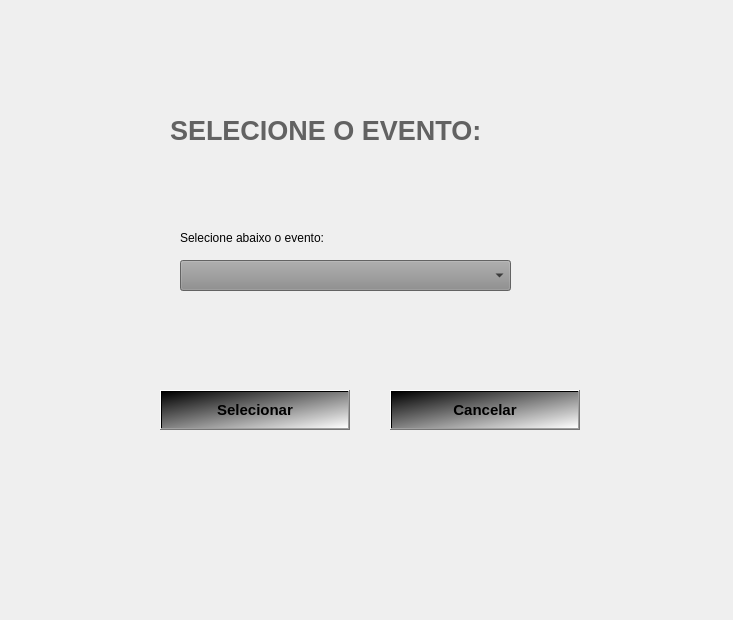
<?xml version="1.0" encoding="UTF-8"?>
<ui version="4.0">
 <class>Form</class>
 <widget class="QWidget" name="Form">
  <property name="geometry">
   <rect>
    <x>0</x>
    <y>0</y>
    <width>733</width>
    <height>620</height>
   </rect>
  </property>
  <property name="windowTitle">
   <string>Form</string>
  </property>
  <widget class="QWidget" name="widget" native="true">
   <property name="enabled">
    <bool>true</bool>
   </property>
   <property name="geometry">
    <rect>
     <x>70</x>
     <y>60</y>
     <width>581</width>
     <height>461</height>
    </rect>
   </property>
   <property name="mouseTracking">
    <bool>true</bool>
   </property>
   <property name="focusPolicy">
    <enum>Qt::NoFocus</enum>
   </property>
   <property name="autoFillBackground">
    <bool>false</bool>
   </property>
   <property name="styleSheet">
    <string notr="true">background-color: rgb(255, 255, 255);

QPushButton#pushButton{
background-color: qlineargradient(spread:pad, x1:0, y1:0.505682, x2:1, y2:0.477, stop:0 rgba(236, 141, 26, 219), stop: 1 rgba(160, 96, 18, 180));
color:rgba(255,255,255,210);
border-radius:5px;
}

QPushButton#pushButton_2, #pushButton_3, #pushButton_4, #pushButton_5{
background-color: rgba(0,0,0,0);
color: rgba(85,98,112,255);
}


QPushButton#pushButton_2:hover,#pushButton_3:hover, #pushButton_4:hover, #pushButton_5:hover {
color: rgba(131,96,53,255);
}


QPushButton#pushButton_2:pressed, #pushButton_3:pressed, #pushButton_4:pressed, #pushButton_5:pressed{
padding-left: 5px;
padding-top:5px;
background-color:rgba(0,0,0,0);
}

QPushButton#pushButton:hover{
background-color: qlineargradient(spread:pad, x1:0, y1:0.505682, x2:1, y2:0.477, stop:0 rgba(0, 71, 135, 219), stop: 1 rgba(85, 81, 84, 226));
}

QPushButton#pushButton:pressed{
padding-left:5px;
padding-top:5px;
background-color: rgba(150, 123, 111, 255)
}
</string>
   </property>
   <widget class="QLabel" name="label_4">
    <property name="geometry">
     <rect>
      <x>100</x>
      <y>50</y>
      <width>411</width>
      <height>40</height>
     </rect>
    </property>
    <property name="font">
     <font>
      <pointsize>20</pointsize>
      <weight>75</weight>
      <bold>true</bold>
     </font>
    </property>
    <property name="styleSheet">
     <string notr="true">color:rgba(0, 0, 0, 150)</string>
    </property>
    <property name="text">
     <string>SELECIONE O EVENTO:</string>
    </property>
   </widget>
   <widget class="QPushButton" name="pushButton_2">
    <property name="geometry">
     <rect>
      <x>320</x>
      <y>330</y>
      <width>190</width>
      <height>40</height>
     </rect>
    </property>
    <property name="font">
     <font>
      <pointsize>11</pointsize>
      <weight>75</weight>
      <bold>true</bold>
     </font>
    </property>
    <property name="styleSheet">
     <string notr="true">
background: qlineargradient(x1: 0, y1: 0, x2: 1, y2: 1, stop: 0 #000000, stop: 0.5 #808080, stop: 1 #FFFFFF);
color: black;
</string>
    </property>
    <property name="text">
     <string>Cancelar</string>
    </property>
   </widget>
   <widget class="QPushButton" name="pushButton_3">
    <property name="geometry">
     <rect>
      <x>90</x>
      <y>330</y>
      <width>190</width>
      <height>40</height>
     </rect>
    </property>
    <property name="font">
     <font>
      <pointsize>11</pointsize>
      <weight>75</weight>
      <bold>true</bold>
     </font>
    </property>
    <property name="styleSheet">
     <string notr="true">
background: qlineargradient(x1: 0, y1: 0, x2: 1, y2: 1, stop: 0 #000000, stop: 0.5 #808080, stop: 1 #FFFFFF);
color: black;
</string>
    </property>
    <property name="text">
     <string>Selecionar</string>
    </property>
   </widget>
   <widget class="QComboBox" name="comboBox">
    <property name="geometry">
     <rect>
      <x>110</x>
      <y>200</y>
      <width>331</width>
      <height>31</height>
     </rect>
    </property>
    <property name="styleSheet">
     <string notr="true">QComboBox{
;
	background-color: rgb(138, 138, 138);
}</string>
    </property>
   </widget>
   <widget class="QLabel" name="label">
    <property name="geometry">
     <rect>
      <x>110</x>
      <y>170</y>
      <width>201</width>
      <height>16</height>
     </rect>
    </property>
    <property name="text">
     <string>Selecione abaixo o evento:</string>
    </property>
   </widget>
  </widget>
 </widget>
 <resources/>
 <connections/>
</ui>
